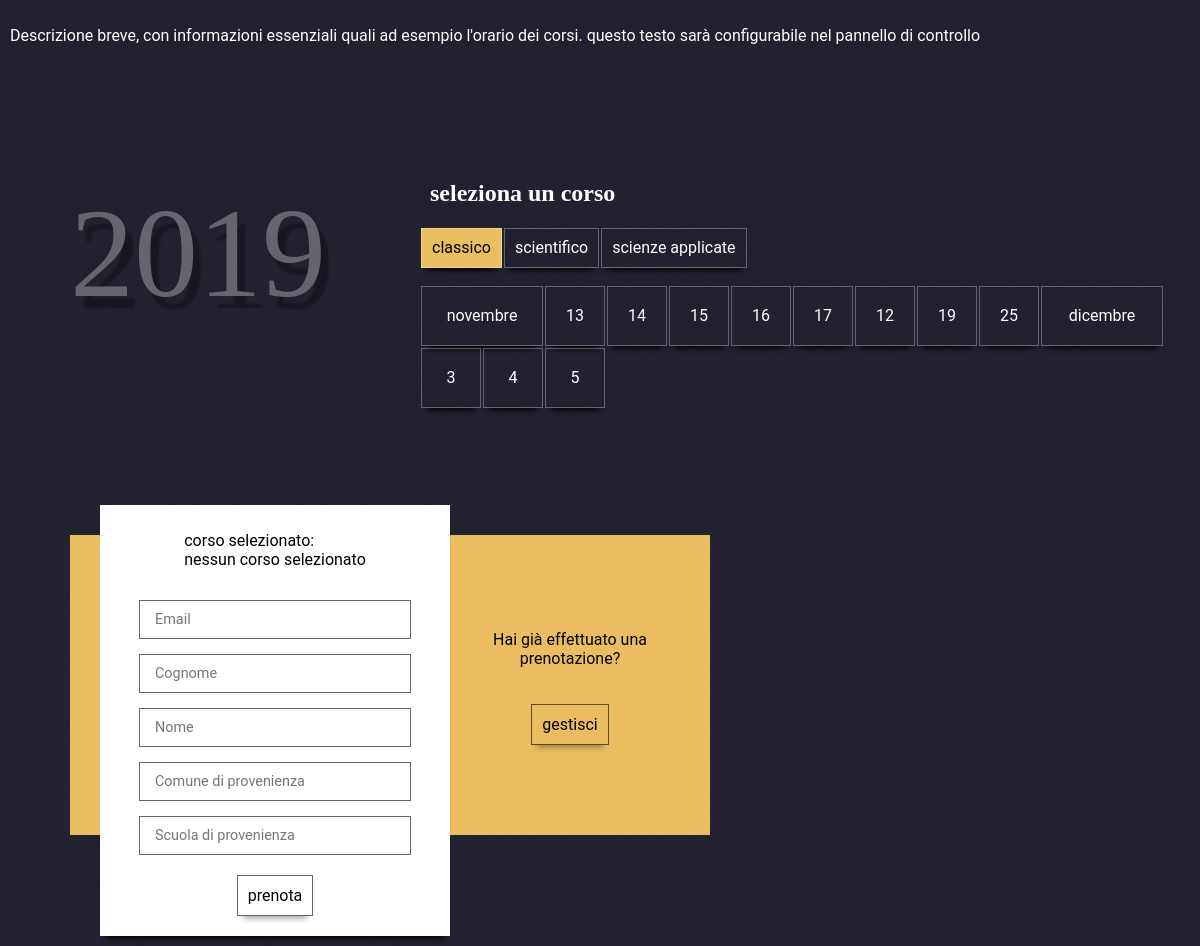
Before: / with the older database file.
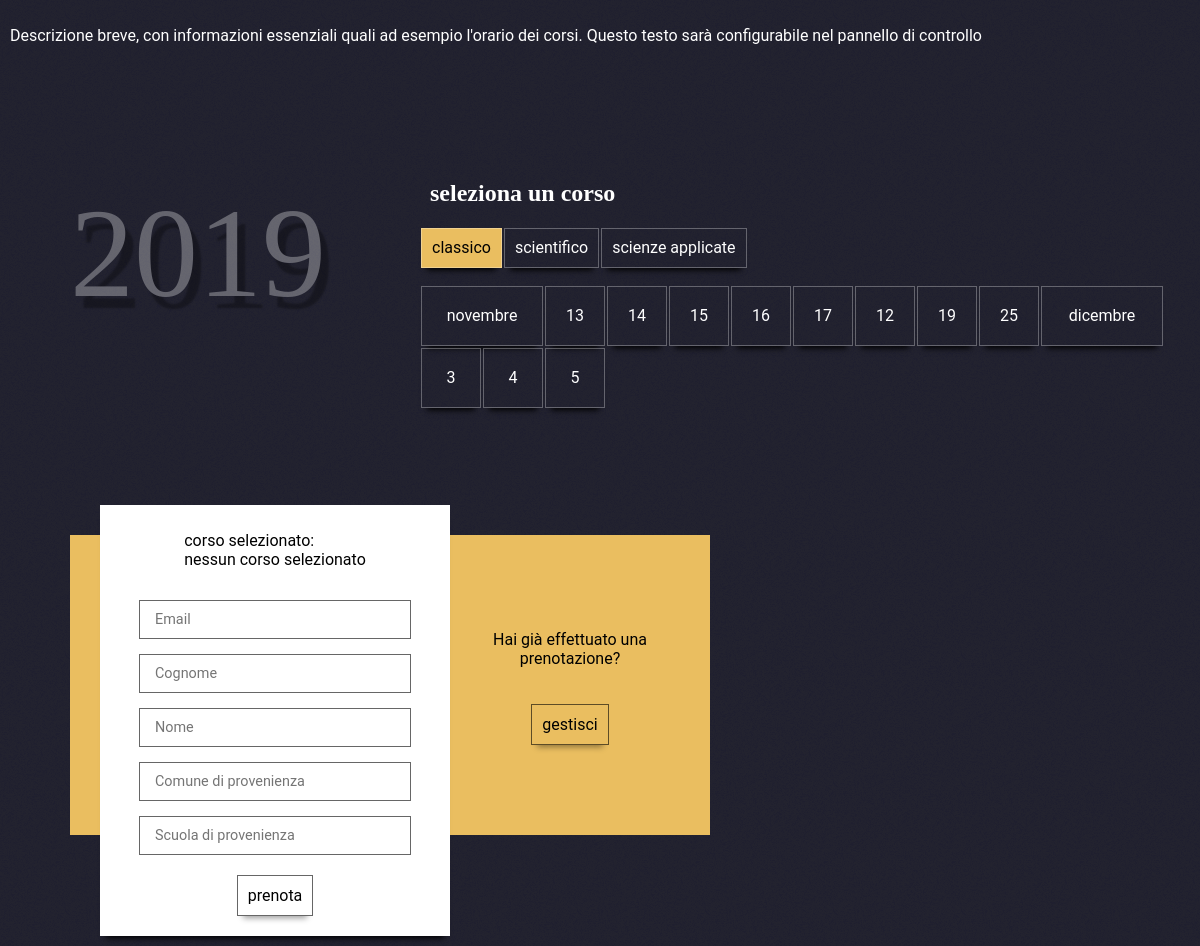
After: the same page with the newer database file.
### tables this page shows
CREATE TABLE IF NOT EXISTS `configurazione` (
  `Descrizione` varchar(800),
  `Anno` int(11)
  );

CREATE TABLE IF NOT EXISTS `date_prenotabili` (
  `ID` int(11) NOT NULL AUTO_INCREMENT,
  `Corso` varchar(255) NOT NULL,
  `Mese` int(11) NOT NULL,
  `Data` int(11) NOT NULL,
  `GiorniDisponibili` int(11) NOT NULL,
  PRIMARY KEY (`ID`)
) DEFAULT CHARSET=latin1;

### index.php (the view, shortened to what this page needs)
<?php
$instance = ConnectDb::getInstance();
$pdo = $instance->getConnection();
$stmt = $pdo->query('SELECT Descrizione, Anno from `configurazione`');
$row = $stmt->fetch();
$annoCorrente = htmlspecialchars($row['Anno']);
$descrizione = htmlspecialchars($row['Descrizione']);
$mesi = ["gennaio", "febbraio", "marzo", "aprile", "maggio", "giugno", "luglio", "agosto", "settembre", "ottobre", "novembre", "dicembre"];
$stmt = $pdo->query('SELECT * FROM date_prenotabili order by Corso, Mese');
$courseOut = "";
$datesOut = "";
$enpty = true;
$isFirstCourse = true;
$lastCourse = "";
$lastMonth = 0;
while ($row = $stmt->fetch()) {
  $course = htmlspecialchars($row['Corso']);
  $month = filter_var($row['Mese'], FILTER_VALIDATE_INT);
  $date = filter_var($row['Data'], FILTER_VALIDATE_INT);
  $availableDays = filter_var($row['GiorniDisponibili'], FILTER_VALIDATE_INT);
  if($enpty){
    $enpty = false;
    $courseOut = '<ul class="course_grid">';
    $datesOut = '';
  }
  if($course !== $lastCourse){
    $selected = "";
    if($isFirstCourse){
      $selected = ' class = "selected"';
    }
    $courseOut .= "<li$selected><a>$course</a></li>";
  }
  if($course !== $lastCourse){
    $lastCourse = $course;
    $hide = "";
    if($isFirstCourse){
      $isFirstCourse = false;
    }else{
      $datesOut .= "</ul>";
      $hide = "hidden";
    }
    $datesOut .= "<ul class=\"dates_grid $hide\">";
  }
  if($month !== $lastMonth){
    $lastMonth = $month;
    $monthName = $mesi[$month-1];
    $datesOut .= "<li class=\"month_label\"><p>$monthName</p></li>";
  }else{
    $disabled = $availableDays > 0? "" : ' class="disabled"';
    $datesOut .= "<li$disabled><a>$date</a></li>";
  }
}
if(!$enpty){
  $courseOut .= "</ul>";
  $datesOut .= "</ul>";
}
?>
<!DOCTYPE html>
<html>
  <head>
    <link rel="stylesheet" href="./css/index.css" >
  </head>
  <body>
    <div class="container">
<p><?php echo $descrizione;?></p>
      <br>
      <div class="calendar_container">
        <div data-year="<?php echo($annoCorrente);?>" class="calendar_outer_line">
          <h2>seleziona un corso</h2>
          <?php echo $courseOut;?>
          <?php echo $datesOut;?>
        </div>
      </div>
      <div class="form_container">
        <div class="form_outer_line ">
          <div class="form_box">
            <p>corso selezionato:<br><span id="selection_status"></span></p>
            <input name="email" placeholder="Email" type="text" />
            <input name="cognome" placeholder="Cognome" type="text" />
            <input name="nome" placeholder="Nome" type="text" />
            <input name="comune" placeholder="Comune di provenienza" type="text" />
            <input name="scuola" placeholder="Scuola di provenienza" type="text" />
            <a class="btn">prenota</a>
          </div>
        </div>
        <div class="form_back_panel">
          <div class="left_panel">
            <p>Vuoi aggiungere una prenotazione?</p>
            <a class="btn toggle-box">aggiungi</a>
          </div>
          <div class="right_panel">
            <p>Hai già effettuato una prenotazione?</p>
            <a class="btn toggle-box">gestisci</a>
          </div>
        </div>
      </div>
    </div>
  </body>
</html>

### css/index.css (style rules this page uses)
body { width:100%; height:100%; top:0; left:0; position:absolute; margin:0; background-color: #061e3a; background-image: url("../resources/noise1.png"); font-family: "Roboto", sans-serif; color: #f6a1a4; color: white; }
.container { max-width:1200px; margin: 20px auto; margin-top:0; margin-bottom:0; padding: 10px; }
.calendar_container, .form_container { width:100%; height:auto; margin-top: 80px; display:flex; }
.calendar_container { flex-direction: row-reverse; }
.calendar_outer_line { width: 800px; }
.calendar_outer_line::before { content: attr(data-year); opacity:0; font-size: 8em; position:absolute; margin-left: -320px; margin-top:20px; font-family: "Julius Sans One"; transition: all 1s; }
@media (min-width: 1100px) { .calendar_outer_line::before { opacity: .3; text-shadow: 8px 12px 2px black; } }
.calendar_outer_line h2 { padding-left: 40px; font-family: "Julius Sans One"; }
ul.course_grid { display:flex; flex-wrap: wrap; padding-left:30px; }
ul.course_grid li { cursor: pointer; padding: 10px; margin:1px; list-style-type: none; height: 40px; border:1px solid rgba(255,255,255,0.3); text-align:center; display:flex; flex-direction: column; justify-content: center; box-sizing:border-box; box-shadow: 0 8px 6px -6px black; }
ul.course_grid li.selected { color:black; background-color: #eabe60; }
ul.dates_grid { display:flex; flex-wrap: wrap; padding-left: 30px; }
ul.dates_grid li { cursor:pointer; list-style-type:none; width:60px; height:60px; border:1px solid rgba(0,0,0,1); border:1px solid rgba(255,255,255,0.3); margin:1px; text-align:center; display:flex; flex-direction: column; justify-content: center; box-sizing:border-box; box-shadow: 0 8px 6px -6px black; }
ul.dates_grid li.month_label { min-width:60px; width:122px; cursor:inherit; }
.form_container { display:flex; justify-content:center; transform: all 2s; }
.form_back_panel { visibility:hidden; transition:all 0.5s; height:0; }
.form_back_panel div { display:none; }
.form_outer_line { width: 350px; min-height: 400px; background-color: #f6a1a4; background-color: #eabe60; background-color: white; box-shadow: 0 8px 6px -6px black; color:black; transition: all 0.5s; }
.form_box, .mail_box { display: flex; align-items:center; flex-direction:column; box-sizing:border-box; padding:10px; width:100%; height:100%; }
.form_outer_line input { padding: 10px 15px; width: 240px; transition:all 0.2s; font-family: "Roboto", sans-serif; font-size: 0.9em; margin-top: 15px; border: 1px solid transparent; border: 1px solid rgba(0,0,0,0.6); }
.btn { border: 1px solid rgba(0,0,0,0.6); cursor: pointer; margin-top:20px; margin-bottom:10px; padding: 10px; box-shadow: 0 8px 6px -6px rgba(0,0,0,0.4); }

Changed rows visible on the page:
removed configurazione: Descrizione "Descrizione breve, con informazioni essenziali quali ad esempio l'orario dei corsi. questo testo sarà configurabile nel pannello di controllo"
added configurazione: Descrizione "Descrizione breve, con informazioni essenziali quali ad esempio l'orario dei corsi. Questo testo sarà configurabile nel pannello di controllo"
